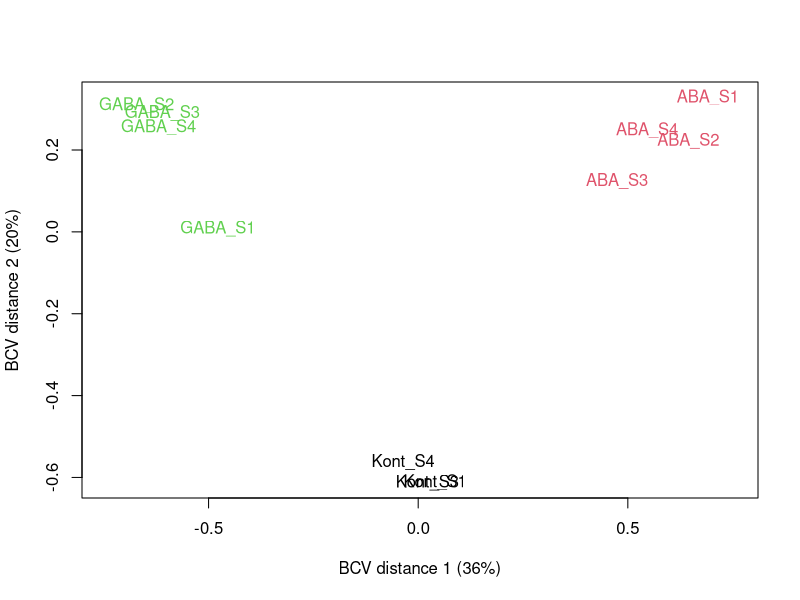
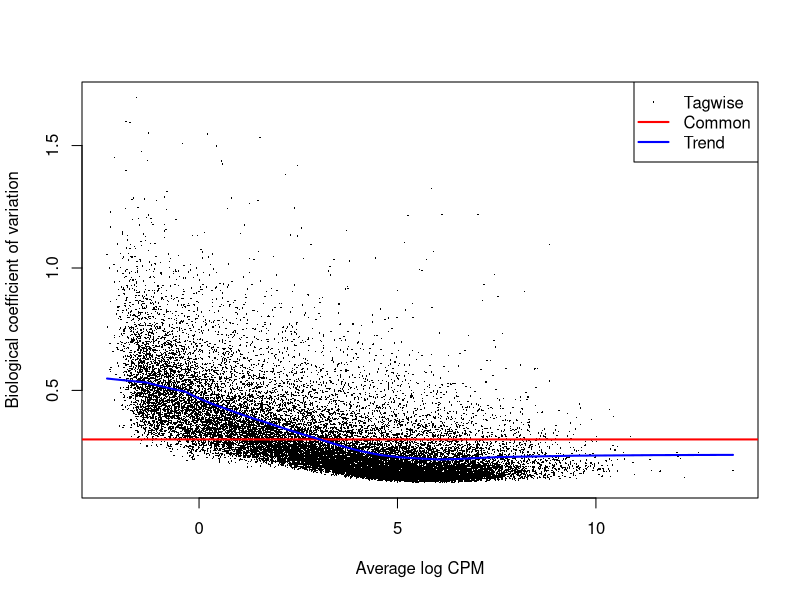
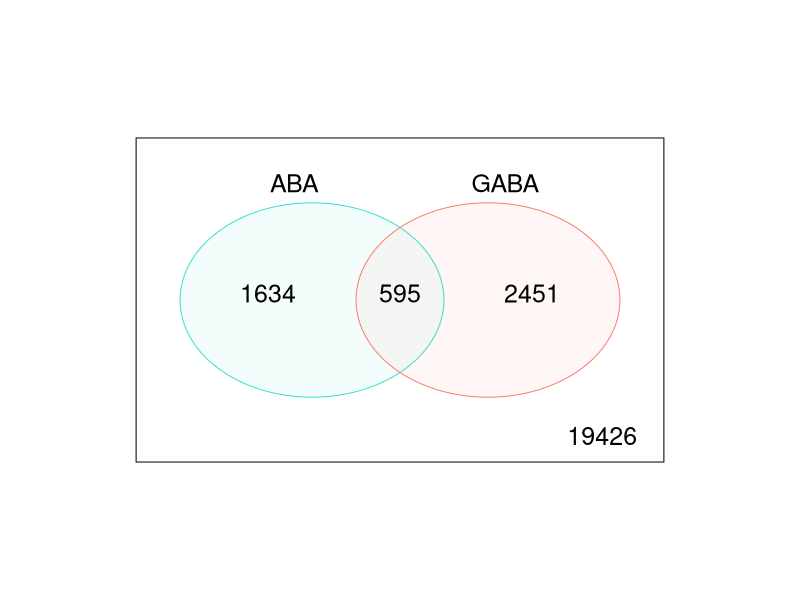
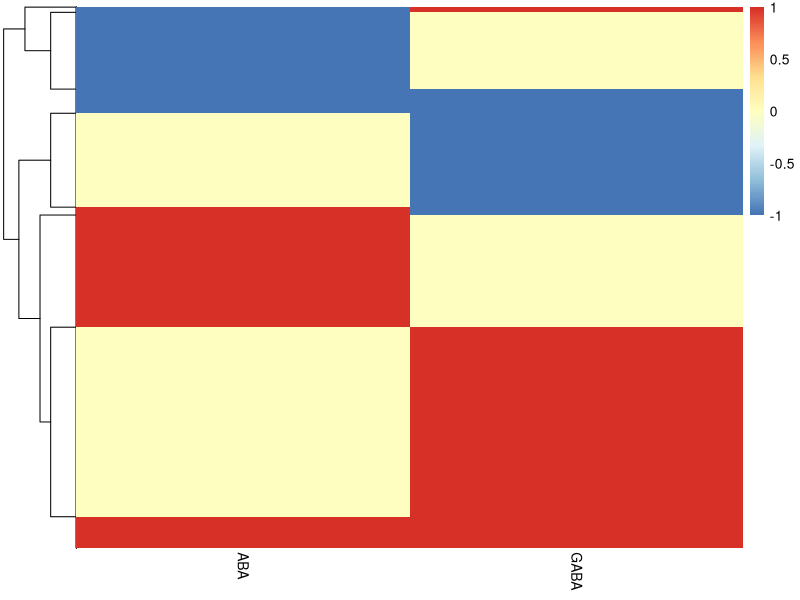
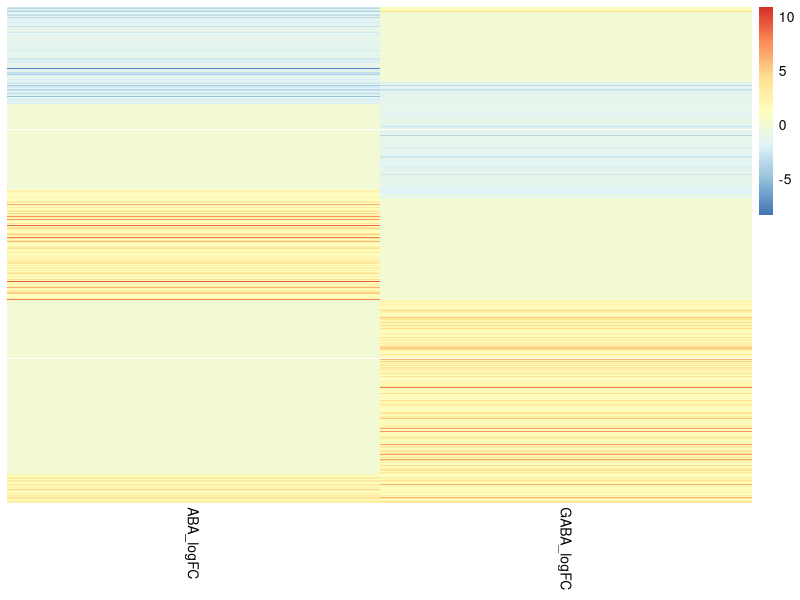

These figures' R source, in order:
## ---- chunk 1
knitr::opts_chunk$set(echo = TRUE)
## ---- chunk 2
library(tidyverse)
library(magrittr)
library(edgeR)
library(pheatmap)
## ---- chunk 3
# load and clean up gene counts
geneCounts <- read_delim("4_Counts/GC_GABA_ABA_geneCounts_final.txt", 
                         delim = "\t", 
                         comment = "#") %>% 
  column_to_rownames("Geneid")
colnames(geneCounts) %<>% str_remove("../3_BAM/") %>% str_remove(".STARAligned_sortedByName.bam")
# crate meta data
meta <- tibble(sample = colnames(geneCounts),
              group = str_extract(sample,".+(?=_)"), # this info will fill to 'group' as col name match 'group' pram in DGEList()
              reps = str_extract(sample,"(?<=_).+")) %>% 
  filter(sample != "Kont_S2")
geneCounts %<>% select(-Kont_S2) # remove the sample that is very badly mapped

# construct DGElist, filtering and normalize RNA composition
countList <- DGEList(counts = geneCounts,
                     samples = meta) 
keep <- filterByExpr(countList)
# By default, the function keeps genes with about 10 read counts or more in a minimum number of samples, where the number of samples is chosen according to the minimum group sample size. The actual filtering uses CPM values rather than counts in order to avoid giving preference to samples with large library sizes. For this dataset, the median library size is about 29 million and 10/29 approx. 0.34, so the filterByExpr function keeps genes that have a CPM of 0.34 or more in at least 4 samples.
table(keep)
countList <- countList[keep,, keep.lib.sizes=FALSE] %>% 
  calcNormFactors()
# set control group as reference 
countList$samples$group <- relevel(countList$samples$group, ref = "Kont")
## ---- chunk 4
# visualize sample clustering, alternatively PCA can do the job
mds <- plotMDS(countList, method="bcv", col=as.numeric(countList$samples$group))
# make it easy to change appearance 
mds %>%
  extract(c(5,6)) %>%
  as.data.frame() %>%
  rownames_to_column("sample") %>%
  left_join(meta) %>%
  ggplot(aes(x = x, y = y)) +
  geom_point(aes(colour  = group), 
             size = 7) +
  theme_bw() +
  theme(text = element_text(size=20)) +
  labs(x = "BCV distance 1",
       y = "BCV distance 2") -> mdsplot

# export::graph2office(x = mdsplot, type = "ppt",
#              file = "Barley_MDS.pptx", width = 10,
#              aspectr = 1.5)
## ---- chunk 5
# if with multiple factors, dispersion needs to be estimated with specified design matrix (see section 2.10.2 in edgeR user's guide updated in 21 Oct. 2019)
counts_Disp <- estimateDisp(countList)
plotBCV(counts_Disp)
## ---- chunk 6
# contract a design matrix with baseline control
designMat <- model.matrix(~ group, data = countList$samples)

# fit to model
fit <- glmQLFit(counts_Disp)
## ---- chunk 7
# ABA Vs Control
ABA <- glmQLFTest(fit, coef = 2)
ABAgenes <- ABA$table %>% 
  rownames_to_column("GeneID") %>% 
  mutate(adj.p = p.adjust(PValue, method = "BH"))

ABAgenes %>% 
  mutate(expression = ifelse(adj.p < 0.05 & abs(logFC) >= 1, 
                             ifelse(logFC >= 1 ,'Up','Down'),
                             'Stable'),
         expression = fct_relevel(expression, "Up","Stable","Down")) %>% 
  ggplot(aes(x = logFC, 
             y = -log10(adj.p), 
             colour = expression)) +
  geom_point(alpha = 0.4, size = 3.5) +
  scale_color_manual(values=c("red", "grey","blue"))+
  xlim(c(-10, 10)) +
  geom_vline(xintercept = c(-1,1),
             lty=4,col="black",
             lwd=0.8) +
  geom_hline(yintercept = -log10(0.05),
             lty=4,col="black",
             lwd=0.8) +
  labs(x="log2(fold change)",
       y="-log10 (adj.p-value)")  +
  theme_bw() +
  theme(text = element_text(size=20),
        legend.text = element_text(size = 18),
        plot.title = element_text(hjust = 0.5), 
        legend.position = c(1, 0), 
        legend.justification = c(1, 0), 
        legend.title = element_blank()) +
  ggtitle("ABA vs. Control") -> Vocano_ABA
# plotly::ggplotly is able to turn ggplot to interactive plot

# export::graph2office(x = Vocano_ABA, type = "ppt",
#              file = "Barley_vocano.pptx", width = 10,
#              aspectr = 1.5, append = TRUE)
## ---- chunk 8
# GABA Vs Control
GABA <- glmQLFTest(fit, coef = 3)
GABAgenes <- GABA$table %>% 
  rownames_to_column("GeneID") %>% 
  mutate(adj.p = p.adjust(PValue, method = "BH"))

GABAgenes %>% 
  mutate(expression = ifelse(adj.p < 0.05 & abs(logFC) >= 1, 
                             ifelse(logFC >= 1 ,'Up','Down'),
                             'Stable'),
         expression = fct_relevel(expression, "Up","Stable","Down")) %>% 
  ggplot(aes(x = logFC, 
             y = -log10(adj.p), 
             colour = expression)) +
  geom_point(alpha = 0.4, size = 3.5) +
  scale_color_manual(values=c("red", "grey","blue"))+
  xlim(c(-11, 11)) +
  geom_vline(xintercept = c(-1,1),
             lty=4,col="black",
             lwd=0.8) +
  geom_hline(yintercept = -log10(0.05),
             lty=4,col="black",
             lwd=0.8) +
  labs(x="log2(fold change)",
       y="-log10 (adj.p-value)")  +
  theme_bw() +
  theme(text = element_text(size=20),
        legend.text = element_text(size = 18),
        plot.title = element_text(hjust = 0.5), 
        legend.position = c(1, 0), 
        legend.justification = c(1, 0), 
        legend.title = element_blank()) +
  ggtitle("GABA vs. Control") -> Vocano_GABA

# export::graph2office(x = Vocano_GABA, type = "ppt",
#              file = "Barley_vocano.pptx", width = 10,
#              aspectr = 1.5, append = TRUE)
## ---- chunk 9
DEs <- list(ABAde = ABAgenes,
     GABAde = GABAgenes) %>% 
  lapply(function(x){
    x %>% 
      filter(adj.p <= 0.05 & abs(logFC) >= 1) %>% 
      mutate(expression = ifelse(logFC >= 1, 
                                 "Up", "Down"))
  })

ABAtags <- ABAgenes %>% 
  mutate(ABA = ifelse(adj.p <= 0.05 & abs(logFC) >= 1, 
                      1,0)) %>% 
  dplyr::select(GeneID,ABA,logFC) %>% 
  data.table::setnames("logFC","ABA_logFC") 
GABAtags <- GABAgenes %>% 
  mutate(GABA = ifelse(adj.p < 0.05 & abs(logFC) >= 1, 
                       1,0)) %>% 
  dplyr::select(GeneID,GABA,logFC) %>% 
  data.table::setnames("logFC","GABA_logFC")

# vennDiagram 
merge(ABAtags,
      GABAtags,
      by = "GeneID") %>%
  dplyr::select(-contains("logFC")) %>% 
  column_to_rownames("GeneID") %>%
  vennDiagram(circle.col=c("turquoise", "salmon"))

# common genes
patternDE <- merge(ABAtags,
      GABAtags,
      by = "GeneID") %>% 
  mutate(ABA = ifelse(ABA == 1 & ABA_logFC < 0,
                      -1, ABA),
         GABA = ifelse(GABA == 1 & GABA_logFC < 0,
                      -1, GABA)) %>% 
  column_to_rownames("GeneID") %>% 
  filter(abs(ABA) == 1 | abs(GABA) == 1)
  

# same direction
patternDE %>% 
  filter((ABA == 1 & GABA == 1) | (ABA == -1 & GABA == -1)) %>% 
  row.names() # 448

# opposite direction
patternDE %>% 
  filter((ABA == 1 & GABA == -1) | (ABA == -1 & GABA == 1)) %>% 
  row.names() # 128

# heatmap of gene Exp pattern
patternDE %>% 
  dplyr::select(-contains("logFC")) %>% 
  pheatmap(cluster_cols = FALSE,
           show_rownames = FALSE) -> testplot

# give order to heatmap with logFC
ordering <- tibble(rowNum = testplot$tree_row$order,
                   order = seq(1, length(rowNum))) %>% 
  arrange(rowNum)

patternDE %>% 
  mutate(ABA_logFC = ifelse(ABA == 0, 0, ABA_logFC),
         GABA_logFC = ifelse(GABA == 0, 0, GABA_logFC)) %>% 
  dplyr::select(-GABA, -ABA) %>% 
  mutate(order = ordering$order) %>% 
  arrange(order) %>%  
  dplyr::select(-order) %>% 
  pheatmap(cluster_cols = FALSE,
           cluster_rows = FALSE,
           show_rownames = FALSE) 

# save.image("~/Box/Bioinfo/BarleyGCRNASeq/DEGs_removeKont_S2.RData")
